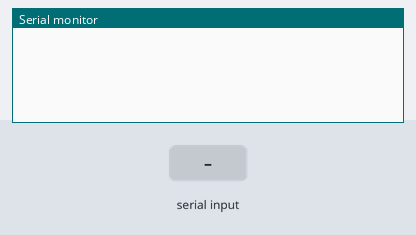
Bench run of a sketch on a simulated Arduino Uno, built with avr-gcc and run on an emulated ATmega328P. On the bench: the last lines printed to the serial monitor. The test bench sets the inputs (shaded band).

Above: at 1.2 s.
1.3 s: "1\n" received over Serial
At 1.8 s:
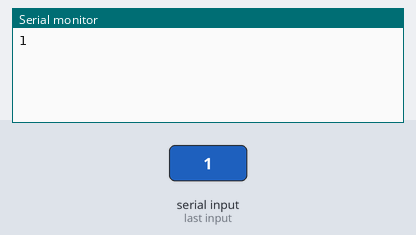
2.8 s: "1\n" received over the second serial link
At 4.0 s:
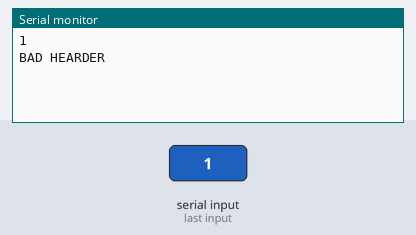
4.3 s: "0\n" received over Serial
At 5.4 s:
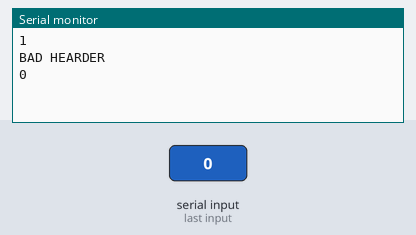

Measured:
- after the input at 1.3 s, the serial monitor: prints a new line at once (image 1)
- after the input at 2.8 s, the serial monitor: prints a new line at once (image 2)
- after the input at 4.3 s, the serial monitor: prints a new line at once (image 3)

The sketch:

PJ_CMD_ESP8266.ino
```cpp
#include <SoftwareSerial.h>
SoftwareSerial mySerial(13, 15);
byte respone[20];
void setup(){
Serial.begin(9600);
mySerial.begin(115200);
}
void loop() {
String command = "";
while(Serial.available()) {
  command = Serial.readStringUntil('\n');
}
if(command != ""){
  command = command + "\n";
  char ccmd[command.length()+1] ;
  command.toCharArray(ccmd, command.length()+1);
  mySerial.write(ccmd);
  Serial.print(ccmd);
}

int x = 0;
int index = 0;
while(mySerial.available()) {
//Serial.print("|");
//Serial.print(mySerial.read(),HEX);
respone[index] = mySerial.read();
index++;
x=1;
}
if(x!=0){
 CheckHeader();
}
delay(50);
}
void CheckHeader(){
  if(respone[0] == B01010100)
  {
    Serial.println("GOOD HEARDER");
    if(respone[3] == B00001000)
    {
       int Status = respone[5];
       Serial.println("CMD : 8 | STATUS : "+String(Status));
    }
    else if(respone[3] == B00000001)
    {
       int A = respone[13];
       int B = respone[14];
       int SHADDR = (A*16*16)+B;
       Serial.println("CMD : 1 | SHORT_ADDR : "+String(SHADDR));
    }
  }
  else
  {
    Serial.println("BAD HEARDER");
  }
}
//ดำขาวแดงส้ม // ข้างล่างเหลือง
```
